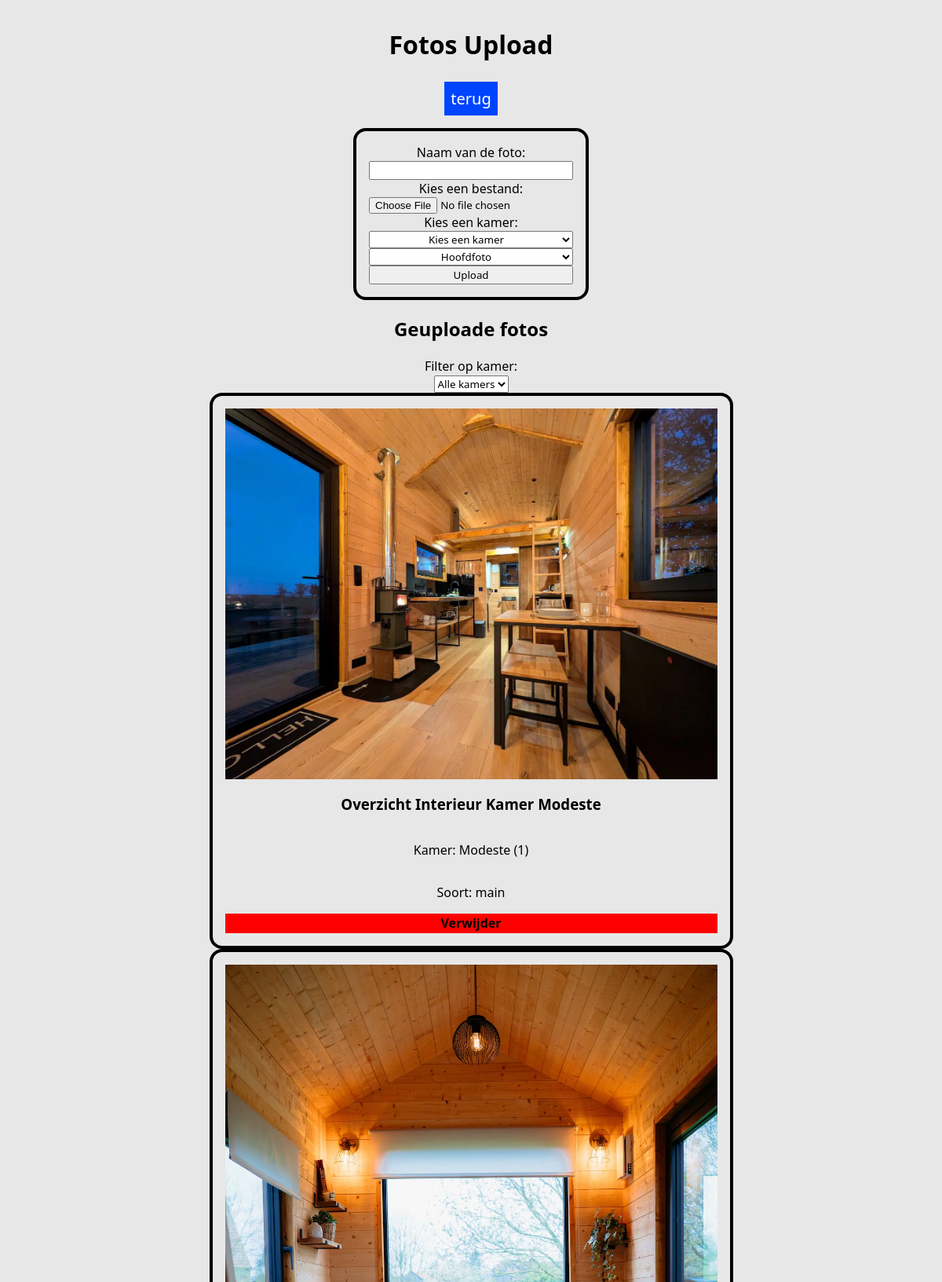
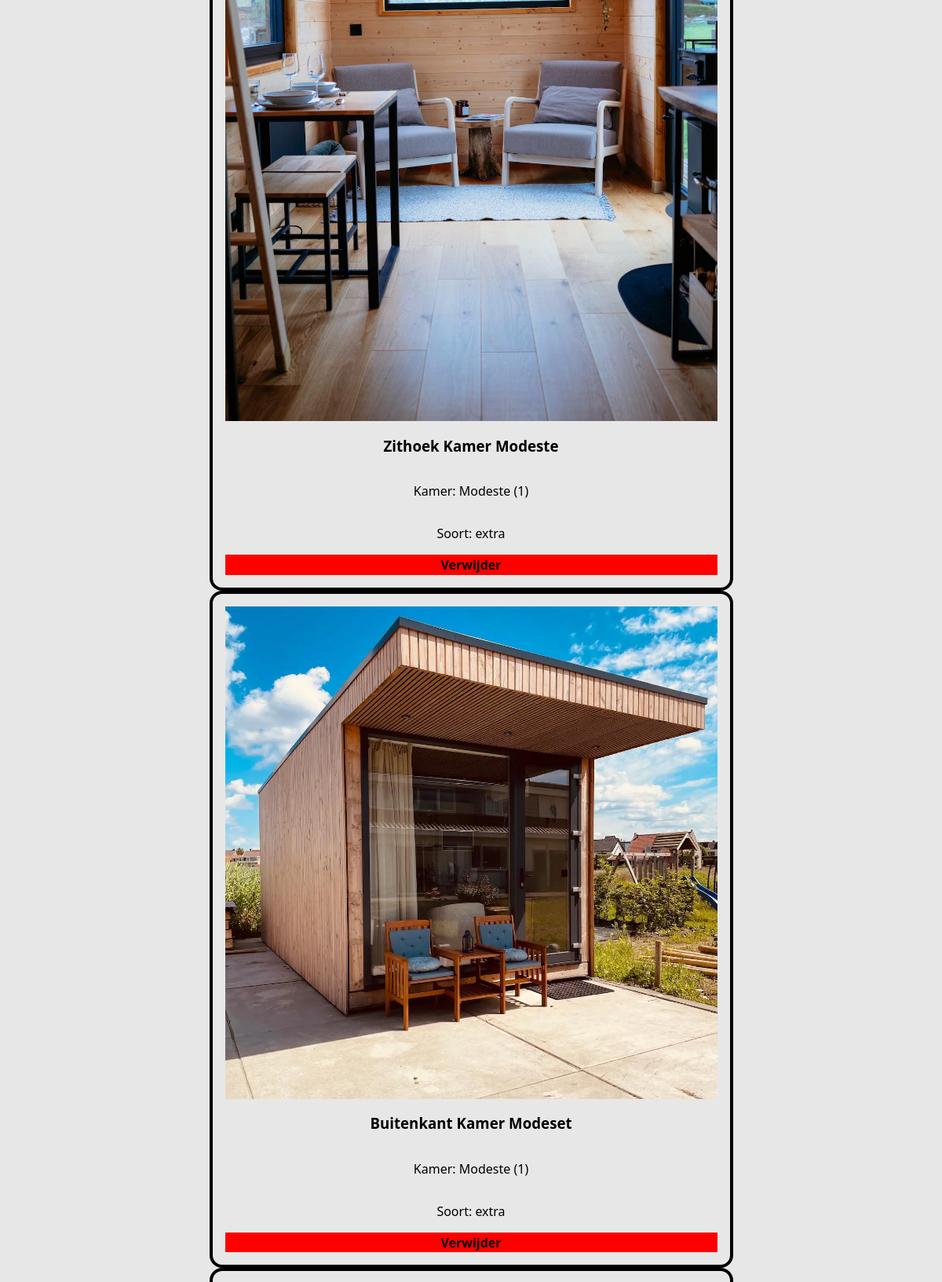
/admin/fotos.php (signed in, upper part), run on the app's committed database (2 pictures, top to bottom).
### tables this page shows
CREATE TABLE `tblimg` (
  `PKIMG` int(11) NOT NULL,
  `FotoUrl` text NOT NULL,
  `KamerFK` int(11) DEFAULT NULL,
  `FotoNaam` text NOT NULL,
  `FotoSoort` text NOT NULL
);

CREATE TABLE `tblkamer` (
  `PKKamer` int(11) NOT NULL,
  `KamerNaam` varchar(50) NOT NULL,
  `Capaciteit` int(11) NOT NULL,
  `Prijs` float NOT NULL,
  `Wifi` tinyint(1) NOT NULL,
  `Televisie` tinyint(1) NOT NULL,
  `Airco` tinyint(1) NOT NULL
);

### admin/fotos.php (the view, shortened to what this page needs)
<?php
include '../config/conn.php';
?>
<!DOCTYPE html>
<html lang="nl">
<head>
    <link rel="stylesheet" href="style/styles.css">
</head>
<body>
    <section class="dashcontainer">
        <h1>Fotos Upload</h1>
        <a class="terugknop" href="index.php">terug</a>
        <form action="utility/fotosupload.php" method="post" enctype="multipart/form-data" class="fotoupload">
            <label for="fotoname">Naam van de foto:</label>
            <input type="text" name="fotoname" id="fotoname" required>
            <label for="file">Kies een bestand:</label>
            <input type="file" name="file" id="file" required>
            <label for="kamerfk">Kies een kamer:</label>
            <select name="kamerfk" id="kamerfk" required>
                <option value="">Kies een kamer</option>
            </select>
            <select name="fotosoort" id="fotosoort">
                <option value="main">Hoofdfoto</option>
            </select>
            <button type="submit">Upload</button>
        </form>
        <h2>Geuploade fotos</h2>
        <label for="filter">Filter op kamer:</label>
        <form method="GET" action="fotos.php">
            <select name="kamerfilter" id="kamerfilter" onchange="this.form.submit()">
                <option value="">Alle kamers</option>
            </select>
        </form>
        <div class="fotos">
            <?php
           $sql = "SELECT * FROM tblimg
           LEFT JOIN tblkamer ON tblimg.KamerFK = tblkamer.PKKamer
           ORDER BY KamerFK";
            $result = $conn->query($sql);
            if ($result->num_rows > 0) {
                while($row = $result->fetch_assoc()) {
                    echo "<div class='foto'>";
                    echo "<img src='../img/uploads/" . $row['FotoUrl'] . "' alt='Foto van " . $row['FotoNaam'] . "'>";
                    echo "<h3>" . $row['FotoNaam'] . "</h3>";
                    echo "<p>Kamer: " . $row['KamerNaam'] . " (" . $row['PKKamer'] . ")</p>";
                    echo "<p>Soort: " . $row['FotoSoort'] . "</p>";
                    echo "<a href='fotos.php?delete=" . $row['PKIMG'] . "'>Verwijder</a>";
                    echo "</div>";
                }
            } else {
                echo "Geen fotos gevonden";
            }
            ?>
        </div>
    </section>
</body>
</html>

### admin/style/styles.css (style rules this page uses)
* { text-align: center; font-family: 'Segoe UI', Tahoma, Geneva, Verdana, sans-serif; }
body { background-color: #E7E7E7; }
h1 { font-size: 2rem; }
.dashcontainer { display: flex; justify-content: center; align-items: center; flex-direction: column; }
.terugknop { padding: 0.5rem; font-size: 1.25rem; text-decoration: none; color: #fff; background-color: #0044ff; margin-bottom: 1rem; }
.foto { display: flex; flex-direction: column; width: 55%; max-width: 1100px; margin: 0 auto; border: 0.25rem solid #000; border-radius: 1rem; padding: 1rem; }
.foto a { text-decoration: none; color: #000; font-weight: bold; padding: 0.1rem; background-color: #ff0000; }
.fotoupload { display: flex; flex-direction: column; border: #000 0.25rem solid; border-radius: 1rem; padding: 1rem; }

### data on the page
tblimg: FotoUrl (picture), FotoNaam "Overzicht Interieur Kamer Modeste", tblkamer.KamerNaam "Modeste", tblkamer.PKKamer "1", FotoSoort "main"
tblimg: FotoUrl (picture), FotoNaam "Zithoek Kamer Modeste", tblkamer.KamerNaam "Modeste", tblkamer.PKKamer "1", FotoSoort "extra"
tblimg: FotoUrl (picture), FotoNaam "Buitenkant Kamer Modeset", tblkamer.KamerNaam "Modeste", tblkamer.PKKamer "1", FotoSoort "extra"
